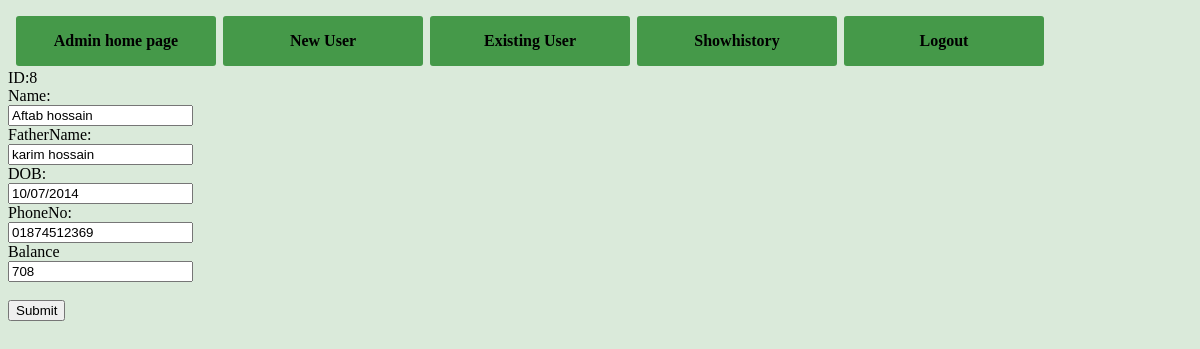
The page /update_existing_user.php?id=8 on the database its author committed.
### tables this page shows
CREATE TABLE `information` (
  `Name` varchar(20) NOT NULL,
  `FatherName` varchar(20) NOT NULL,
  `Email` varchar(70) NOT NULL,
  `DOB` varchar(10) NOT NULL,
  `Phone` varchar(11) NOT NULL,
  `Balance` int(100) NOT NULL,
  `ID` int(10) NOT NULL,
  `password` varchar(20) NOT NULL,
  `status` int(5) NOT NULL DEFAULT '0'
);

### update_existing_user.php (the view, shortened to what this page needs)
<html>
	<head><title>Update page</title></head>
	<body>
		<table>
				<tr class=tr1 >
		         <th colspan="2" width="200"  ><a href="Admin_Homepage.html">Admin home page</a></th>
				 <th colspan="2" width="200" ><a href="New_User.php">New User</a></th>
				 <th colspan="2" width="200" ><a href="Existing_User.php">Existing User</a></th>
				 <th width="200" colspan="2"><a href="Showhistory.php">Showhistory</a></th>
				 <th width="200"><a href="Logout.php">Logout</a></th>
				</tr>
		</table>
	</body>
</html>
<?php
	$id=$_GET['id'];
	$query="SELECT 	Name, FatherName, Email, DOB ,Phone, Balance,ID FROM information WHERE ID=$id";
	$con=mysqli_connect("localhost","root","","bank_project");
	$result=mysqli_query($con,$query);
	 if($row = mysqli_fetch_assoc($result)){
		echo '<form method="post" action="update_existing_user1.php">
			ID:'.$row['ID'].'
			<input type="hidden" name="ID" value="'.$row['ID'].'"/>
			<br/>Name:<br/>
			<input name="Name" value="'.$row['Name'].'"/>
			<br/>FatherName:<br/>
			<input name="FatherName" value="'.$row['FatherName'].'"/>
			<br/>DOB:<br/>
			<input name="DOB" value="'.$row['DOB'].'"/>
			<br/>PhoneNo:<br/>
		    <input name="Phone" value="'.$row['Phone'].'"/>
			<br/>Balance<br/>
			<input name="Balance" value="'.$row['Balance'].'"/>
			<br/><br/>
			<input type="submit" value="Submit"/>
		</form>';
	}
?>

### update_existing_user.php (style rules this page uses)
body { background-color: #daeada; }
.tr1 th { display:block; float:left; margin-left:5px; line-height:50px; border-radius:3px; }
.tr1 th a { display:block; background-color:#459949; width:100%; border-radius:3px; margin-top:5px; color:black; text-decoration:none; }

### rows shown on the page
information: ID "8", Name "Aftab hossain", FatherName "karim hossain", DOB "10/07/2014", Phone "01874512369", Balance "708"
